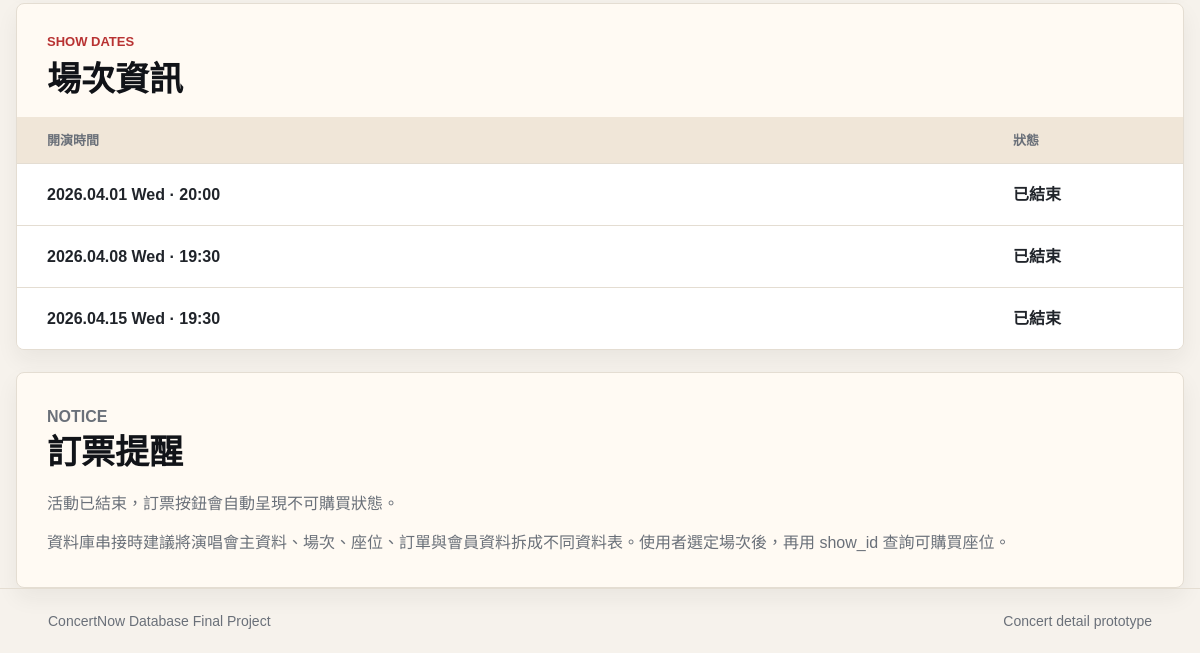
Before: /customer/concert_detail.php (lower part) with the older database file.
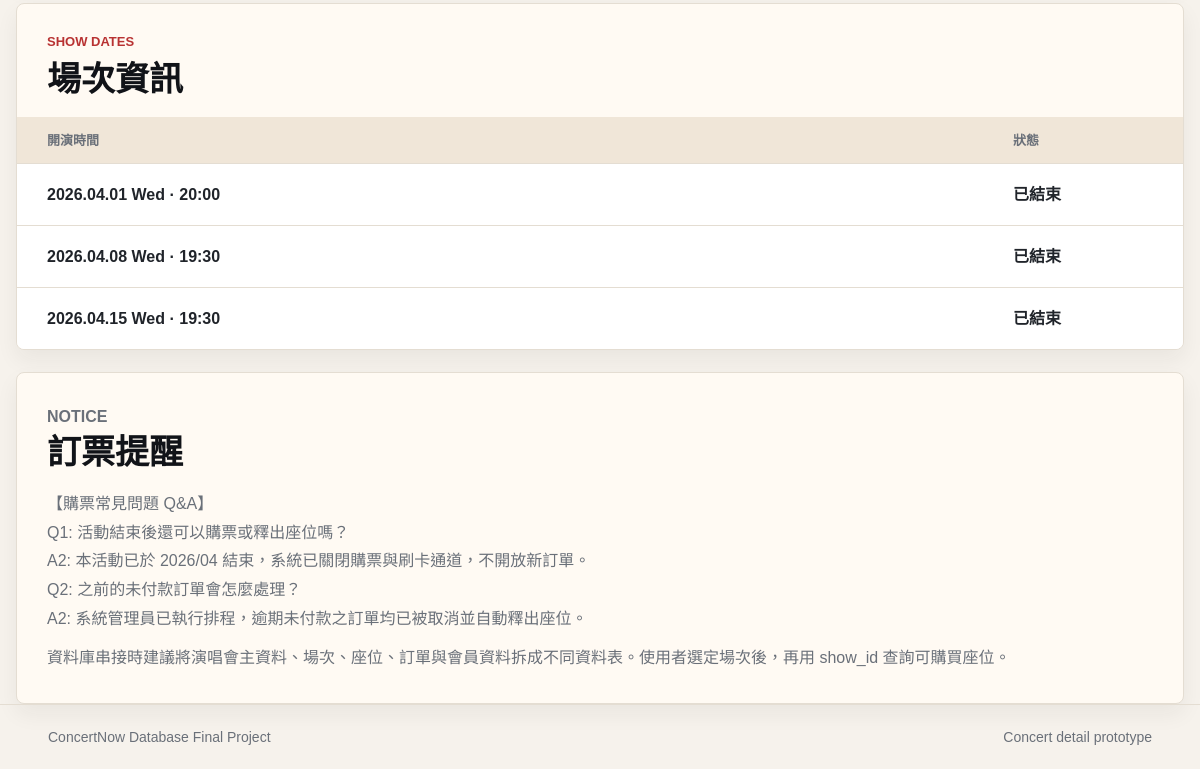
After: the same page with the newer database file.
### tables this page shows
CREATE TABLE ShowDate (
    show_id INT AUTO_INCREMENT PRIMARY KEY,
    concert_id INT NOT NULL,                          
    show_datetime DATETIME NOT NULL,                  
    status VARCHAR(50) DEFAULT 'available',           
    FOREIGN KEY (concert_id) REFERENCES Concert(concert_id) ON DELETE CASCADE
);

CREATE TABLE Concert (
    concert_id INT AUTO_INCREMENT PRIMARY KEY,
    organizer_id INT NULL,                           
    artist VARCHAR(100) NOT NULL,                     
    title VARCHAR(255) NOT NULL,                      
    venue VARCHAR(100) NOT NULL,                      
    concert_address VARCHAR(255) NOT NULL,                    
    image VARCHAR(255),                               
    sale_start DATETIME NOT NULL,                     
    sale_end DATETIME NOT NULL,                       
    description TEXT,                                 
    notice TEXT,                                      
    created_at TIMESTAMP DEFAULT CURRENT_TIMESTAMP,
    FOREIGN KEY (organizer_id) REFERENCES Organizer(organizer_id) ON DELETE SET NULL
);

### includes/concerts.php (called while the page is built, shortened)
<?php
require_once __DIR__ . '/db_config.php';
function getDatabaseConnection() {
    global $pdo;
    return $pdo instanceof PDO ? $pdo : null;
}
function fetchDatabaseRows($sql, $params = []) {
    $connection = getDatabaseConnection();
    try {
        $statement = $connection->prepare($sql);
        $statement->execute($params);
        return $statement->fetchAll();
    } catch (PDOException $exception) {
        error_log('Concert data query failed: ' . $exception->getMessage());
        return null;
    }
}
function getConcertTable() {
    $rows = fetchDatabaseRows(
        'SELECT
            c.concert_id,
            c.organizer_id,
            c.artist,
            c.title,
            c.venue,
            c.concert_address AS address,
            c.image,
            c.sale_start,
            c.sale_end,
            c.description,
            c.notice,
            o.organizer_name,
            o.contact_person AS organizer_contact_person,
            o.contact_email AS organizer_contact_email,
            o.contact_phone AS organizer_contact_phone,
            o.organizer_address,
            o.note AS organizer_note
         FROM Concert c
         LEFT JOIN Organizer o ON o.organizer_id = c.organizer_id
         ORDER BY c.concert_id'
    );
    if ($rows !== null) {
        return array_map('normalizeConcertRow', $rows);
    }
    return [
        [
            'concert_id' => 1,
            'organizer_id' => 1,
            'organizer_name' => '幸福娛樂股份有限公司',
            'organizer_contact_person' => '王幸福',
            'organizer_contact_email' => 'happy@example.com',
            'organizer_contact_phone' => '02-2345-6789',
            'organizer_address' => '台北市信義區幸福路 1 號',
            'artist' => '史詩級跨界合作 <幸福崴孟演唱會 x æspa>',
            'title' => '2026 Taipei Arena Tour',
            'venue' => '台北大巨蛋',
            'address' => '台北市信義區忠孝東路四段515號',
            'image' => 'assets/images/concert-1.png',
            'sale_start' => '2026.05.01 12:00',
            'sale_end' => '2026.06.27 23:59',
            'description' => '跨界幸福舞台、沉浸式燈光與完整現場樂隊編制，打造幸福期末演唱會，有參加都會有幸福草莓蛋糕喔！',
            'notice' => '本場次目前部分場次已售完，想要和幸福崴孟一起幸福æspa要盡快唷！',
        ],
        [
            'concert_id' => 2,
            'organizer_id' => 2,
            'organizer_name' => '晴天活動企劃',
            'organizer_contact_person' => '陳婉晴',
            'organizer_contact_email' => 'sunny@example.com',
            'organizer_contact_phone' => '02-8765-4321',
            'organizer_address' => '台北市松山區南京東路四段 2 號',
            'artist' => '婉晴粉絲見面會',
            'title' => '全台巡迴中',
            'venue' => '台北小巨蛋',
            'address' => '台北市松山區南京東路四段2號',
            'image' => 'assets/images/concert-2.png',
            'sale_start' => '2026.03.01 10:00',
            'sale_end' => '2026.03.31 23:59',
            'description' => '近距離互動、拍照抽選與粉絲限定舞台內容，適合展示不同活動型態的訂票資訊。',
            'notice' => '活動已結束，訂票按鈕會自動呈現不可購買狀態。',
        ],
        [
            'concert_id' => 3,
            'organizer_id' => 3,
            'organizer_name' => 'Final Call Global',
            'organizer_contact_person' => 'Alex Chen',
            'organizer_contact_email' => 'finalcall@example.com',
            'organizer_contact_phone' => '+1-212-555-0199',
            'organizer_address' => 'New York, NY, United States',
            'artist' => '史上最屌演唱會',
            'title' => 'Final Call',
            'venue' => '百老匯',
            'address' => 'New York, NY, United States',
            'image' => 'assets/images/concert-3.png',
            'sale_start' => '2027.01.10 12:00',
            'sale_end' => '2027.06.04 23:59',
            'description' => '壓軸場次以大型舞台機關與海外場館規格呈現，頁面保留票區、剩餘票數與訂票流程入口。',
            'notice' => '每位會員每筆訂單最多可購買 2 張票，實際付款與座位鎖定可於後續串接訂單資料表。',
        ],
    ];
}
function getShowDateTable() {
    $rows = fetchDatabaseRows(
        'SELECT show_id, concert_id, show_datetime, status
         FROM ShowDate
         ORDER BY show_datetime, show_id'
    );
    if ($rows !== null) {
        return array_map('normalizeShowDateRow', $rows);
    }
    return [
        ['show_id' => 101, 'concert_id' => 1, 'show_datetime' => '2026-06-28 19:30:00', 'status' => 'sold_out'],
        ['show_id' => 102, 'concert_id' => 1, 'show_datetime' => '2026-06-29 19:30:00', 'status' => 'available'],
        ['show_id' => 201, 'concert_id' => 2, 'show_datetime' => '2026-04-01 20:00:00', 'status' => 'ended'],
        ['show_id' => 202, 'concert_id' => 2, 'show_datetime' => '2026-04-08 19:30:00', 'status' => 'ended'],
        ['show_id' => 203, 'concert_id' => 2, 'show_datetime' => '2026-04-15 19:30:00', 'status' => 'ended'],
        ['show_id' => 301, 'concert_id' => 3, 'show_datetime' => '2027-06-05 19:00:00', 'status' => 'available'],
        ['show_id' => 302, 'concert_id' => 3, 'show_datetime' => '2027-06-06 18:30:00', 'status' => 'available'],
    ];
}
function getSeatTable() {
    $rows = fetchDatabaseRows(
        'SELECT seat_id, show_id, seat_number, price, status
         FROM Seat
         ORDER BY show_id, seat_id'
    );
    if ($rows !== null) {
        return array_map('normalizeSeatRow', $rows);
    }
    $seats = [];
    $nextSeatId = 1;
    appendSeats($seats, $nextSeatId, 101, '幸福孟區1', 2800, 30, 'sold');
    appendSeats($seats, $nextSeatId, 101, '幸福孟區2', 2800, 30, 'sold');
    appendSeats($seats, $nextSeatId, 101, '幸福孟區3', 2800, 30, 'sold');
    appendSeats($seats, $nextSeatId, 101, '幸福孟區4', 2800, 30, 'sold');
    appendSeats($seats, $nextSeatId, 101, '幸福崴孟區1', 1800, 40, 'sold');
    appendSeats($seats, $nextSeatId, 101, '幸福崴孟區2', 1800, 40, 'sold');
    appendSeats($seats, $nextSeatId, 101, '幸福崴孟區3', 1800, 40, 'sold');
    appendSeats($seats, $nextSeatId, 101, '幸福崴孟區4', 1800, 40, 'sold');
    appendSeats($seats, $nextSeatId, 102, '幸福孟區1', 2800, 30, 'available');
    appendSeats($seats, $nextSeatId, 102, '幸福孟區2', 2800, 30, 'available');
    appendSeats($seats, $nextSeatId, 102, '幸福孟區3', 2800, 30, 'available');
    appendSeats($seats, $nextSeatId, 102, '幸福孟區4', 2800, 30, 'available');
    appendSeats($seats, $nextSeatId, 102, '幸福崴孟區1', 1800, 40, 'available');
    appendSeats($seats, $nextSeatId, 102, '幸福崴孟區2', 1800, 40, 'available');
    appendSeats($seats, $nextSeatId, 102, '幸福崴孟區3', 1800, 40, 'available');
    appendSeats($seats, $nextSeatId, 102, '幸福崴孟區4', 1800, 40, 'available');
    appendSeatUnit($seats, $nextSeatId, 301, '至尊包廂1', 100000, 'available');
    appendSeatUnit($seats, $nextSeatId, 301, '至尊包廂2', 100000, 'available');
    appendSeats($seats, $nextSeatId, 301, '搖滾站區1', 36000, 12, 'available');
    appendSeats($seats, $nextSeatId, 301, '搖滾站區1', 36000, 2, 'reserved');
    appendSeats($seats, $nextSeatId, 301, '搖滾站區2', 36000, 12, 'available');
    appendSeats($seats, $nextSeatId, 301, '搖滾站區2', 36000, 2, 'reserved');
    appendSeats($seats, $nextSeatId, 301, '搖滾站區3', 36000, 12, 'available');
    appendSeats($seats, $nextSeatId, 301, '搖滾站區3', 36000, 2, 'sold');
    appendSeats($seats, $nextSeatId, 301, '一樓座席1', 18000, 56, 'available');
    appendSeats($seats, $nextSeatId, 301, '一樓座席1', 18000, 4, 'sold');
    appendSeats($seats, $nextSeatId, 301, '一樓座席2', 18000, 56, 'available');
    appendSeats($seats, $nextSeatId, 301, '一樓座席2', 18000, 4, 'sold');
    appendSeats($seats, $nextSeatId, 301, '二樓座席1', 9000, 122, 'available');
    appendSeats($seats, $nextSeatId, 301, '二樓座席1', 9000, 8, 'reserved');
    appendSeats($seats, $nextSeatId, 301, '二樓座席2', 9000, 123, 'available');
    appendSeats($seats, $nextSeatId, 301, '二樓座席2', 9000, 7, 'reserved');
    appendSeatUnit($seats, $nextSeatId, 302, '至尊包廂1', 100000, 'available');
    appendSeatUnit($seats, $nextSeatId, 302, '至尊包廂2', 100000, 'reserved');
    appendSeats($seats, $nextSeatId, 302, '搖滾站區1', 36000, 10, 'available');
    appendSeats($seats, $nextSeatId, 302, '搖滾站區1', 36000, 2, 'sold');
    appendSeats($seats, $nextSeatId, 302, '搖滾站區2', 36000, 10, 'available');
    appendSeats($seats, $nextSeatId, 302, '搖滾站區2', 36000, 2, 'sold');
    appendSeats($seats, $nextSeatId, 302, '搖滾站區3', 36000, 10, 'available');
    appendSeats($seats, $nextSeatId, 302, '搖滾站區3', 36000, 1, 'sold');
    appendSeats($seats, $nextSeatId, 302, '一樓座席1', 18000, 50, 'available');
    appendSeats($seats, $nextSeatId, 302, '一樓座席1', 18000, 5, 'reserved');
    appendSeats($seats, $nextSeatId, 302, '一樓座席2', 18000, 50, 'available');
    appendSeats($seats, $nextSeatId, 302, '一樓座席2', 18000, 5, 'reserved');
    appendSeats($seats, $nextSeatId, 302, '二樓座席1', 9000, 110, 'available');
    appendSeats($seats, $nextSeatId, 302, '二樓座席1', 9000, 10, 'sold');
    appendSeats($seats, $nextSeatId, 302, '二樓座席2', 9000, 110, 'available');
    appendSeats($seats, $nextSeatId, 302, '二樓座席2', 9000, 9, 'sold');
    return $seats;
}
function normalizeConcertRow($row) {
    $row['concert_id'] = (int) $row['concert_id'];
    $row['organizer_id'] = $row['organizer_id'] !== null ? (int) $row['organizer_id'] : null;
    $row['sale_start'] = formatDatabaseDateTimeForDisplay($row['sale_start']);
    $row['sale_end'] = formatDatabaseDateTimeForDisplay($row['sale_end']);
    return $row;
}
function normalizeShowDateRow($row) {
    $row['show_id'] = (int) $row['show_id'];
    $row['concert_id'] = (int) $row['concert_id'];
    return $row;
}
function formatDatabaseDateTimeForDisplay($value) {
    try {
        $dateTime = new DateTime($value);
        return $dateTime->format('Y.m.d H:i');
    } catch (Exception $exception) {
        return $value;
    }
}
function getConcerts() {
    $concerts = [];
    foreach (getConcertTable() as $concert) {
        $concert['show_dates'] = getShowDatesByConcertId($concert['concert_id']);
        $concert['status'] = concertStatusText($concert);
        $concert['price'] = concertPriceRangeText($concert['concert_id']);
        $concerts[] = $concert;
    }
    usort($concerts, function ($firstConcert, $secondConcert) {
        return concertFirstShowTimestamp($firstConcert) <=> concertFirstShowTimestamp($secondConcert);
    });
    return $concerts;
}
function getShowDatesByConcertId($concertId) {
    $showDates = [];
    foreach (getShowDateTable() as $showDate) {
        if ((int) $showDate['concert_id'] === (int) $concertId) {
            $showDates[] = $showDate;
        }
    }
    usort($showDates, function ($firstShow, $secondShow) {
        return strtotime($firstShow['show_datetime']) <=> strtotime($secondShow['show_datetime']);
    });
    return $showDates;
}
function getSeatsByShowId($showId) {
    $seats = [];
    foreach (getSeatTable() as $seat) {
        if ((int) $seat['show_id'] === (int) $showId) {
            $seats[] = $seat;
        }
    }
    return $seats;
}
function countAvailableSeatsByConcertId($concertId) {
    $availableCount = 0;
    foreach (getShowDatesByConcertId($concertId) as $showDate) {
        foreach (getSeatsByShowId($showDate['show_id']) as $seat) {
            if ($seat['status'] === 'available') {
                $availableCount++;
            }
        }
    }
    return $availableCount;
}
function concertPriceRangeText($concertId) {
    $prices = [];
    foreach (getShowDatesByConcertId($concertId) as $showDate) {
        foreach (getSeatsByShowId($showDate['show_id']) as $seat) {
            $prices[] = (int) $seat['price'];
        }
    }
    if (count($prices) === 0) {
        return '尚未公布';
    }
    $lowestPrice = min($prices);
    $highestPrice = max($prices);
    return formatTicketPrice($lowestPrice) . ' - ' . formatTicketPrice($highestPrice);
}
function concertStatusText($concert) {
    $statuses = array_column($concert['show_dates'], 'status');
    if (in_array('available', $statuses, true)) {
        return '開放購票';
    }
    if (count($statuses) > 0 && count(array_unique($statuses)) === 1 && $statuses[0] === 'ended') {
        return '已結束';
    }
    return '暫停販售';
}
function concertFirstShowTimestamp($concert) {
    return strtotime($concert['show_dates'][0]['show_datetime']);
}
function showDateDateText($showDate) {
    $dateTime = new DateTime($showDate['show_datetime']);
    return $dateTime->format('Y.m.d D');
}
function showDateTimeText($showDate) {
    $dateTime = new DateTime($showDate['show_datetime']);
    return $dateTime->format('H:i');
}
function showDateStatusText($status) {
    $statusMap = [
        'available' => '可購買',
        'sold_out' => '已售完',
        'ended' => '已結束',
    ];
    return $statusMap[$status] ?? $status;
}

### customer/concert_detail.php (the view, shortened to what the rows shown need)
<?php
require_once __DIR__ . '/../includes/concerts.php';
$concertId = filter_input(INPUT_GET, 'id', FILTER_VALIDATE_INT);
$concert = $concertId ? findConcertById($concertId) : null;
if ($concert === null) {
    $allConcerts = getConcerts();
    $concert = $allConcerts[0] ?? null;
}
function h($value) {
    return htmlspecialchars((string) $value, ENT_QUOTES, 'UTF-8');
}
$showDates = $concert['show_dates'] ?? [];
$showDateCount = count($showDates);
$totalRemaining = $concert ? countAvailableSeatsByConcertId($concert['concert_id']) : 0;
$styleVersion = filemtime(__DIR__ . '/../assets/css/style.css');
?>
<!doctype html>
<html lang="zh-Hant">
<head>
    <link rel="stylesheet" href="../assets/css/style.css?v=<?= h($styleVersion) ?>">
</head>
<body>
    <main>
        <?php if ($concert): ?>
            <?php if ($showDateCount > 0): ?>
                <section class="show-date-section" id="show-dates" aria-label="場次資訊">
                    <div class="section-heading">
                        <p>Show Dates</p>
                        <h2>場次資訊</h2>
                    </div>
                    <div class="show-date-table" role="table" aria-label="演唱會場次">
                        <div class="show-date-row show-date-head" role="row">
                            <span role="columnheader">開演時間</span>
                            <span role="columnheader">狀態</span>
                        </div>
                        <?php foreach ($showDates as $showDate): ?>
                            <div class="show-date-row" role="row">
                                <span role="cell"><?= h(showDateDateText($showDate)) ?> · <?= h(showDateTimeText($showDate)) ?></span>
                                <span role="cell">
                                    <?php if ($showDate['status'] === 'available'): ?>
                                        <button class="show-select-action" type="button" data-show-id="<?= h($showDate['show_id']) ?>" data-show-label="<?= h(showDateDateText($showDate) . ' · ' . showDateTimeText($showDate)) ?>">
                                            可購買
                                        </button>
                                    <?php else: ?>
                                        <span class="show-status-text"><?= h(showDateStatusText($showDate['status'])) ?></span>
                                    <?php endif; ?>
                                </span>
                            </div>
                        <?php endforeach; ?>
                    </div>
                </section>
            <?php endif; ?>
            <section class="notice-section">
                <div class="section-heading">
                    <p>Notice</p>
                    <h2>訂票提醒</h2>
                </div>
                <p><?= h($concert['notice']) ?></p>
                <p>資料庫串接時建議將演唱會主資料、場次、座位、訂單與會員資料拆成不同資料表。使用者選定場次後，再用 show_id 查詢可購買座位。</p>
            </section>
        <?php endif; ?>
    </main>
</body>
</html>

Changed rows visible on the page:
changed concert: notice "活動已結束，訂票按鈕會自動呈現不可購買狀態。" → "【購票常見問題 Q&A】 Q1: 活動結束後還可以購票或釋出座位嗎？ A2: 本活動已於 2026/04 結束，系統已關閉購票與刷卡通道，不開放新訂單。 Q2: 之前的未付款訂單會怎麼處理？ A2: 系統管理員已執行排程，逾期未付款之訂單均已被取消並自動釋出座位。"
